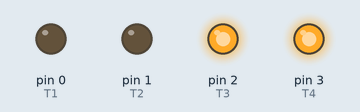
Bench run of a sketch on a simulated Arduino Uno, built with avr-gcc and run on an emulated ATmega328P. On the bench: output pins drawn as LEDs (lit = HIGH).

Above: at 2.2 s.
At 4.7 s:
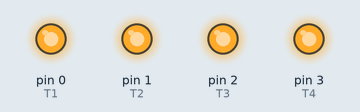
At 7.2 s:
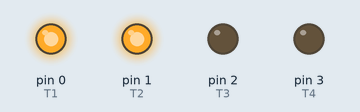
At 9.7 s:
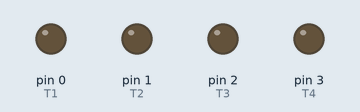
Timing chart, 0 to 13.0 s (numbered marks = the images above):
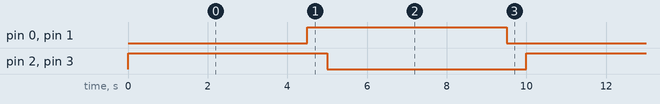

Measured:
- by itself, pin 0 (T1), pin 1 (T2), pin 2 (T3), pin 3 (T4): alternates HIGH for 5.0 s and LOW for 5.0 s
- by itself, everything shown: repeats every 10.0 s, in 4 steps

The sketch:

Sh03_Ponte_H_100mA.ino
```cpp
//PINOS PARA A BASE DOS TRANSISTORES
//Transistor 1
int T1 = 0;
//Transistor 2
int T2 = 1;
//Transistor 3
int T3 = 2;
//Transistor 4
int T4 = 3;

void setup() {
//INICIA AS I/O DIGITAIS COMO SAÍDAS
  pinMode(T1, OUTPUT);
  pinMode(T2, OUTPUT);
  pinMode(T3, OUTPUT);
  pinMode(T4, OUTPUT);
}

// the loop routine runs over and over again forever:
void loop() {
  //Sentido Horário
  digitalWrite(T1, LOW);
  digitalWrite(T2, LOW);
  digitalWrite(T3, HIGH);
  digitalWrite(T4, HIGH);
  delay(4500);
  //TEMPO DESCONECTADO PARA O MOTOR PARAR
  digitalWrite(T1, HIGH);
  digitalWrite(T2, HIGH);
  delay(500);

  //Sentido Anti-horário
  digitalWrite(T1, HIGH);
  digitalWrite(T2, HIGH);
  digitalWrite(T3, LOW);
  digitalWrite(T4, LOW);
  delay(4500);
  //TEMPO DESCONECTADO PARA O MOTOR PARAR
  digitalWrite(T1, LOW);
  digitalWrite(T2, LOW);
  delay(500);
}
```
